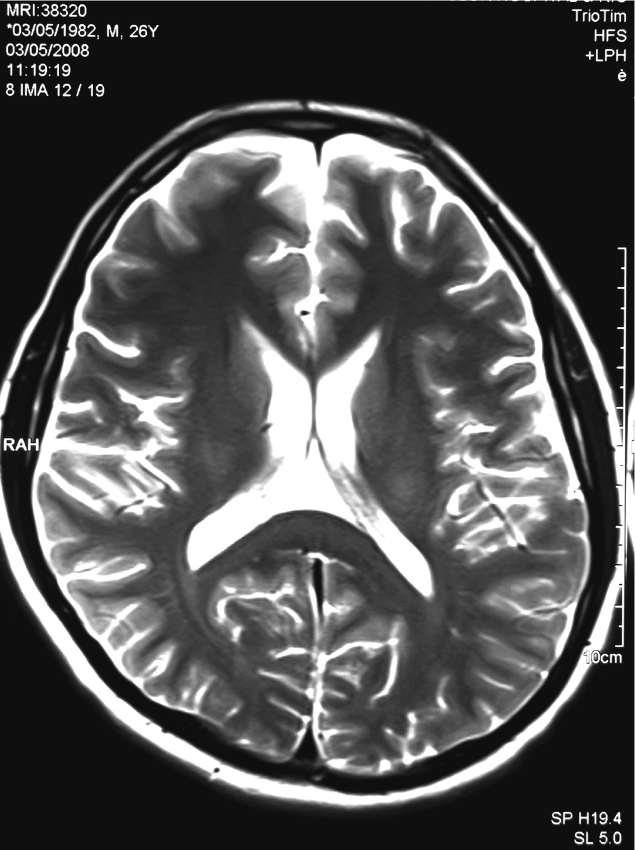
%> input picture MachineLearning/MRI.jpg, 1270 x 1700 px (shown at 1/2 size)
$ octave run_kmeans.m   (GNU Octave 9; MATLAB toolbox functions it lacks are replaced by stand-ins)
%> lines starting %> are read from the running program, lines starting %| are printed output that depends on the picture
### MachineLearning/kmeans_cluster.m
function [cmean,ClusterIndex]=kmeans_cluster(data,nClusters,dfun)

% based on code from Dr Iain Styles

npts = size(data,2);

% Initialise data structures
cmean = cell(nClusters,1);
newcmean = cell(nClusters,1);
s = zeros(nClusters,npts);

% Randomly assign data into initial clusters
ClusterIndex = randi(nClusters,1,npts);
% Compute the cluster means
for ii=1:nClusters
  cmean{ii} = mean(data(:,ClusterIndex==ii),2);
end

Converged = false;
while(~Converged)
    % Compute the distance from each data points to each of the means
    for ii=1:nClusters
        for ij=1:npts
            s(ii,ij) = dfun(data(:,ij),cmean{ii});
        end
    end
    % Find the closest means
    [~,NewClusterIndex] = min(s,[],1);
    % Compute the new clusters means
    for ii=1:nClusters
        newcmean{ii} = mean(data(:,NewClusterIndex==ii),2);
    end
    % Check to see if the clusters have changed
    if NewClusterIndex == ClusterIndex
        Converged = true;
    end
% Assign new values to the clusters
ClusterIndex = NewClusterIndex;
cmean = newcmean;
end

### MachineLearning/run_kmeans.m
%%
% based on code from Dr Iain Styles
close all; clear all; clc;
%% get the data ready for clustering
% read the image from file
% im = imread('rgbeye.jpg');
im = imread('MRI.jpg');
%> im is the input picture: size 1700x1270 uint8; min 0, max 255, mean 82.3
% im = imread('horse.jpg');

nR = 128; nC = 128; % specify number of rows and columns
im = imresize(im, [nR, nC]); % reduce size for quick computations
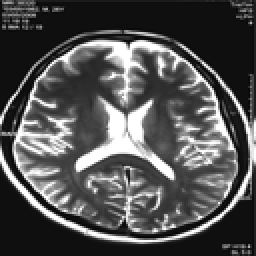
%> im: size 128x128 uint8 (shown 2 times larger); min 4, max 255, mean 82.1
nD = size(im,3);
%> nD = 1
image(double(im)); axis equal; axis off;
%> after `axis off`:
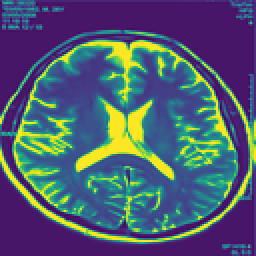
%> displayed picture: size 128x128x3, on the screen's scale of 0 to 255 (shown 2 times larger); mean R, G, B 79.3, 90.9, 112.9
% put it into right shape: one pixel per column
X = double(reshape(im,nR*nC,nD)');
%% create distance function handle
dis = @(p,q) ((p-q)'*(p-q)); % squared Euclidean distance
%% cluster in K clusters
K=3;
[cmean,ClusterIndex]=kmeans_cluster(X,K,dis);
%> after the loop in kmeans_cluster, `for ii=1:nClusters`: cmean = {81.83, 82.36, 81.97}
%> the loop in kmeans_cluster, `while(~Converged)` made 9 passes
%> cmean on passes 1 to 9: {33.83, 164.5, 82}, {22.61, 199.2, 83.26}, {20.63, 211.8, 86.32}, {20.98, 216.8, 89.06}, {21.71, 218.5, 90.81}, {22.17, 219.7, 92.03}, {22.61, 220.2, 92.88}, {22.61, 220.7, 93.11}, {22.61, 220.7, 93.11}
%> after the loop in kmeans_cluster, `while(~Converged)`: Converged = true; newcmean = {22.61, 220.7, 93.11}
%> cmean = {22.61, 220.7, 93.11}
%% display clustering results
im2=reshape(ClusterIndex,nR,nC);
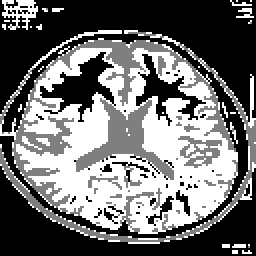
%> im2: size 128x128 double (shown 2 times larger); min 1, max 3, mean 1.88; drawn with min black and max white
figure;
subplot(121), imagesc(im)
subplot(122), imagesc(im2); colormap gray; impixelinfo

$ run again, with MachineLearning/rgbeye.jpg copied over MachineLearning/MRI.jpg
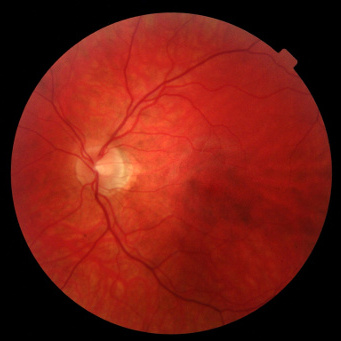
%> input picture MachineLearning/rgbeye.jpg, 341 x 341 px
%> im is the input picture: size 341x341x3 uint8; mean R, G, B 116.1, 27.4, 18.2
%> im: size 128x128x3 uint8
%> `axis off`:
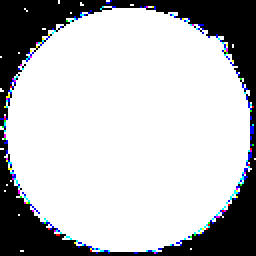
%> displayed picture: size 128x128x3, on the screen's scale of 0 to 255 (shown 2 times larger); mean R, G, B 187.5, 188.4, 190.9
%> after the loop in kmeans_cluster, `for ii=1:nClusters`: cmean = {[115.9; 27.43; 18.19], [117.6; 27.77; 18.49], [115; 26.93; 17.9]}
%> after the loop in kmeans_cluster, `while(~Converged)`: Converged = true; newcmean = {[145.6; 27.57; 18.93], [202; 59.65; 38.28], [1.9; 0.686; 0.663]}
%> `[cmean,ClusterIndex]=kmeans_cluster(X,K,dis);`: cmean has the same summary as newcmean in kmeans_cluster
%> `im2=reshape(ClusterIndex,nR,nC);`:
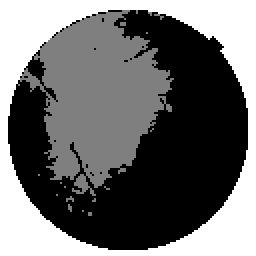
%> im2: size 128x128 double (shown 2 times larger); min 1, max 3, mean 1.85; drawn with min black and max white
